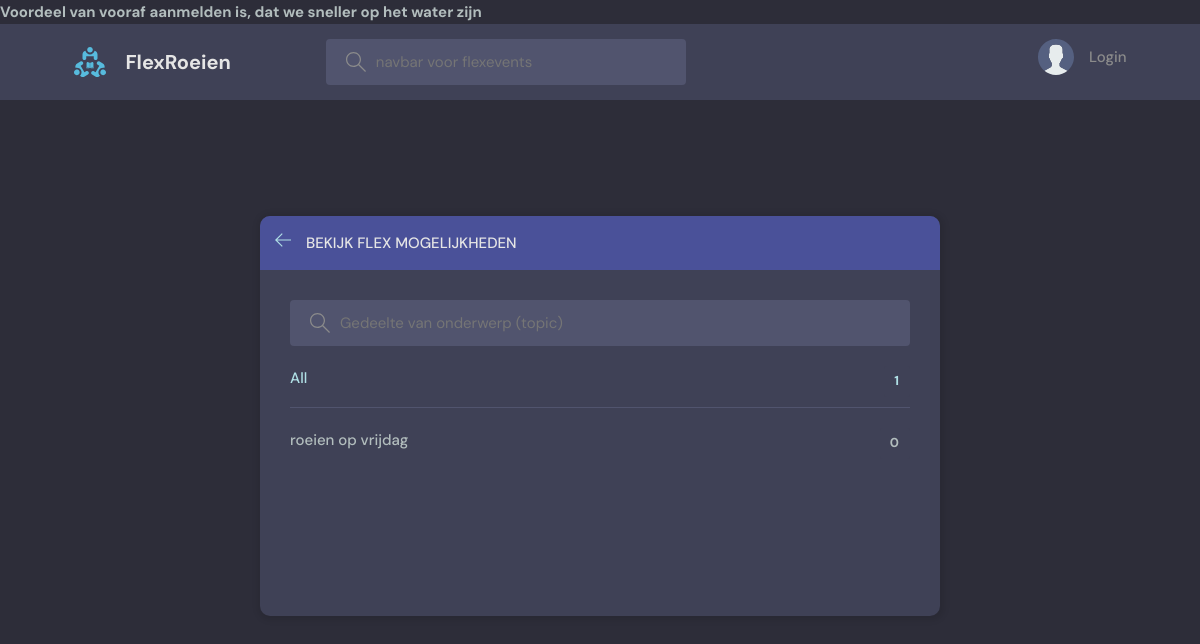
Page /erv-topics/ on the earlier database version.
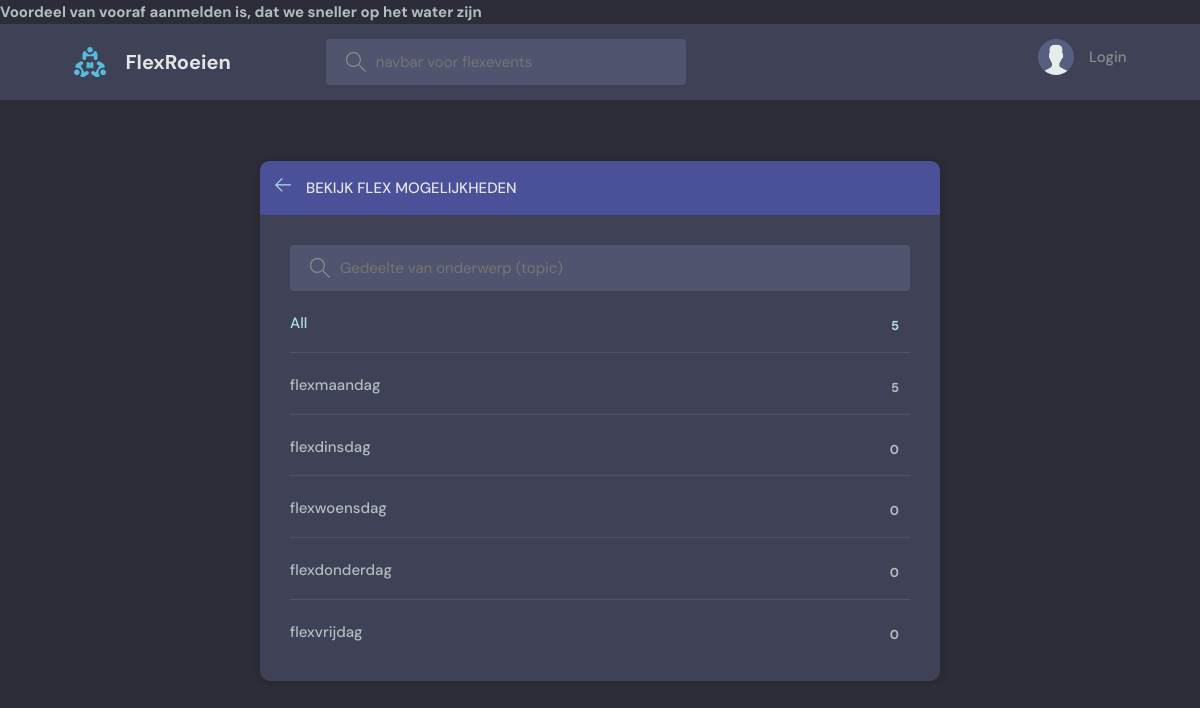
Same page on the later database version.
### beatrix/models.py (models this page shows, shortened)
class Topic(models.Model):
    name = models.CharField(max_length=200)

### beatrix/views.py (the view)
# urls.py: path('erv-topics/', erv_topicsPage, name="erv-topics"),
def erv_topicsPage(request):
    q = request.GET.get('q') if request.GET.get('q') != None else ''
    topics = Topic.objects.filter(name__icontains=q)[0:5]
    return render(request, 'beatrix/erv-topics.html', {'topics': topics})

### beatrix/templates/beatrix/erv-topics.html (shortened to what this page needs)
{% extends 'erv-base.html' %} {% block content %}
<main class="create-room layout">
  <div class="container">
    <div class="layout__box">
      <div class="layout__boxHeader">
        <div class="layout__boxTitle">
          <a href="{% url 'erv-home' %}">
            <svg
              version="1.1"
              xmlns="http://www.w3.org/2000/svg"
              width="32"
              height="32"
              viewBox="0 0 32 32"
            >
              <title>arrow-left</title>
              <path
                d="M13.723 2.286l-13.723 13.714 13.719 13.714 1.616-1.611-10.96-10.96h27.625v-2.286h-27.625l10.965-10.965-1.616-1.607z"
              ></path>
            </svg>
          </a>
          <h3>Bekijk Flex Mogelijkheden</h3>
        </div>
      </div>
      <div class="topics-page layout__body">
        <form action="" method="GET" class="header__search">
          <label>
            <input name="q" placeholder="Gedeelte van onderwerp (topic)" />
          </label>
        </form>
        <ul class="topics__list">
          <li>
            <a href="{% url 'erv-topics' %}" class="active"
              >All <span>{{topics.count}} </span></a
            >
          </li>
          {% for topic in topics %}
          <li>
            <a href="{%url 'erv-home' %}?q={{topic.name}}"
              >{{topic.name}} <span>{{topic.flexevent_set.count}} </span></a
            >
          </li>
          {% endfor %}
        </ul>
      </div>
    </div>
  </div>
</main>
{% endblock content %}

Differences in the rows shown:
removed Topic: name "roeien op vrijdag", flexevent_set.count "0"
added Topic: name "flexmaandag", flexevent_set.count "5"
added Topic: name "flexdinsdag", flexevent_set.count "0"
added Topic: name "flexwoensdag", flexevent_set.count "0"
added Topic: name "flexdonderdag", flexevent_set.count "0"
added Topic: name "flexvrijdag", flexevent_set.count "0"
Other differences:
{{ topics.count }}: "1" → "5"
